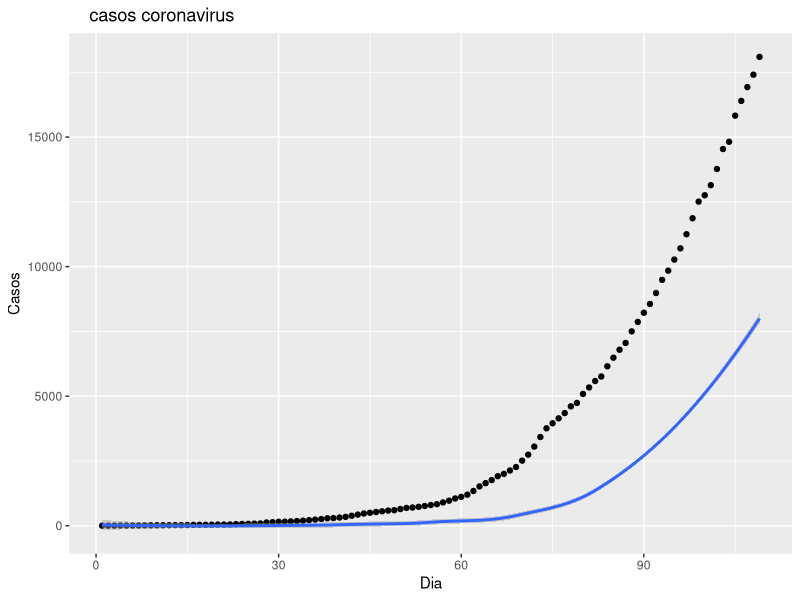
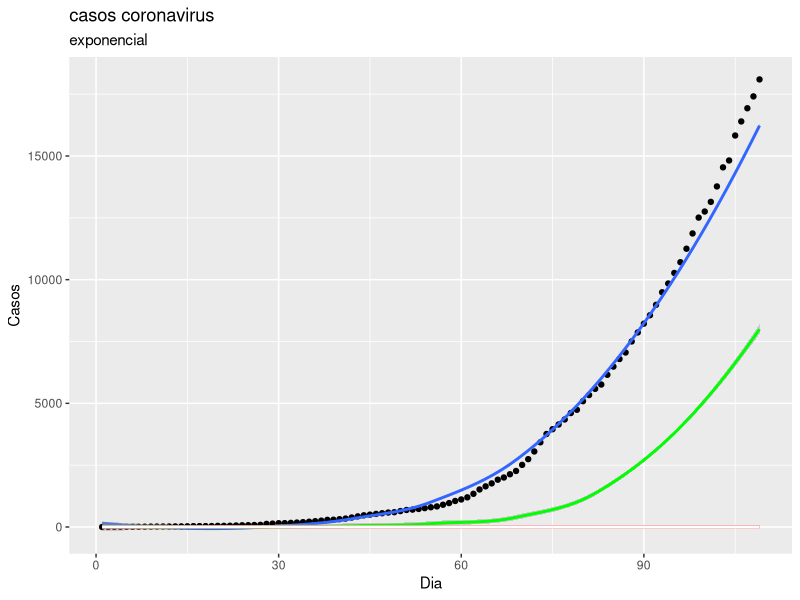
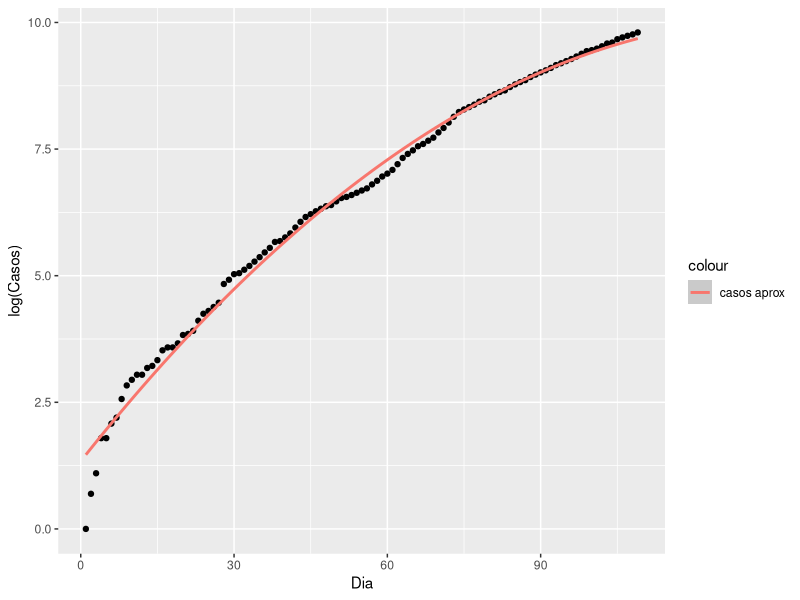

Write R code to recreate these figures, in order.
#Regresiones lineales casos de covid

library(dplyr)
library(ggplot2)
casos<-read.csv("casos.csv", sep = ";")
names(casos)[1] <- "Dia"
names(casos)[2] <- "Casos"

#creamos la matriz A
matriz_A<-matrix(data = 1,nrow = nrow(casos),1)
dia<-(casos$Dia)-1
matriz_A<-cbind(matriz_A,dia)

# Matriz con Ln de los casos
matriz_Ln<-log(casos$Casos)

#Multiplicacion de matriz_A^T *A
Matriz_B<-t(matriz_A) %*% matriz_A

#Multiplicacion de matriz_A^T *Matriz_ln
Matriz_C<-t(matriz_A) %*% matriz_Ln

#Matriz inversa de matriz_A^ *A
Inv_B<-solve(Matriz_B) 

# Multiplicacion de (Inversa de A^t*A)*(matriz_A^T *Matriz_ln)
Matriz_Ln_K<-Inv_B %*% Matriz_C

#Tasa de crecimiento
tasa<-Matriz_Ln_K[2,1]
contagio_dia_1<-Matriz_Ln_K[1,1]

#Calculo de casos aproximados con poblacion inicial  * EXP(dia *tasa)
casos$casos_aprox<- round(x = contagio_dia_1 * exp(casos$Dia *tasa),digits = 0)

#Graficar los casos
  ggplot(data = casos,mapping = aes(x = Dia,y = Casos))+
  geom_point()+
  labs(title = '    casos coronavirus')+stat_smooth(mapping = aes(x=Dia,y=casos_aprox))
  
  
  
#Regresiones cuadraticas
  #creamos la matriz 2A
  matriz_2A<-matrix(data = 1,nrow = nrow(casos),1)
  matriz_2A<-cbind(matriz_2A,dia)
  dia_2<-dia^2
  matriz_2A<-cbind(matriz_2A,dia_2)
  
  #Multiplicacion de matriz_2A^T *matriz_2A
  Matriz_2B<-t(matriz_2A) %*% matriz_2A
  
  #Multiplicacion de matriz_2A^T *Matriz_ln
  Matriz_2C<-t(matriz_2A) %*% matriz_Ln
  
  # Multiplicacion de (Inversa de 2A^t*A)*(matriz_2A^T *Matriz_ln)
  Matriz_2Ln_K<-solve(Matriz_2B)%*% Matriz_2C
  
  #Tasa de crecimiento
  tasa2<-Matriz_2Ln_K[2,1]
  contagio2_dia_1<-Matriz_2Ln_K[1,1]
  c2<-Matriz_2Ln_K[3,1]
 
  casos$casos2_aprox<-round(x = exp(contagio2_dia_1)*exp(tasa2*dia + c2*((dia)^2)),digits = 0)
  
  #Graficar los casos y las regresiones lineales
  ggplot(data = casos,mapping = aes(x = Dia,y = Casos))+
    geom_point()+
    labs(title = 'casos coronavirus',subtitle = 'exponencial')+
    stat_smooth(mapping = aes(x=Dia,y=casos2_aprox))+
    stat_smooth(mapping = aes(x = Dia,y = casos_aprox),colour="Green")+
    stat_smooth(mapping = aes(x = Dia,y = log(Casos)),colour="red")+
    stat_smooth(mapping = aes(x = Dia,y = log(Dia)),colour="white")
  
  ggplot(data = casos,mapping = aes(x = Dia,y = log(Casos)))+
    geom_point()+
    stat_smooth(mapping = aes(x=Dia,y=log(casos2_aprox),colour="casos aprox"))
    
  
  ################################### Regresiones con la funcion lm ###################################
  # build linear regression model on full data
  Modelo_1<- lm(log(Casos) ~ dia, data=casos)                 
  print(Modelo_1)
  
  # build quadratic regression model on full data
  x<-dia^2
  Modelo_2<- lm(log(Casos) ~ (dia + x), data=casos)    
  print(Modelo_2)  
 
